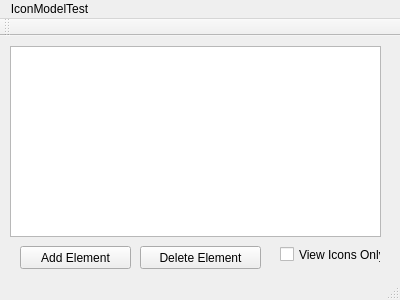
<?xml version="1.0" encoding="UTF-8"?>
<ui version="4.0">
 <class>IconModelTest</class>
 <widget class="QMainWindow" name="IconModelTest">
  <property name="geometry">
   <rect>
    <x>0</x>
    <y>0</y>
    <width>400</width>
    <height>300</height>
   </rect>
  </property>
  <property name="windowTitle">
   <string>IconModelTest</string>
  </property>
  <widget class="QWidget" name="centralWidget">
   <widget class="QLabel" name="label">
    <property name="geometry">
     <rect>
      <x>10</x>
      <y>10</y>
      <width>111</width>
      <height>16</height>
     </rect>
    </property>
    <property name="text">
     <string/>
    </property>
   </widget>
   <widget class="QPushButton" name="pushButtonAddElement">
    <property name="geometry">
     <rect>
      <x>20</x>
      <y>210</y>
      <width>111</width>
      <height>23</height>
     </rect>
    </property>
    <property name="text">
     <string>Add Element</string>
    </property>
   </widget>
   <widget class="QPushButton" name="pushButtonDeleteElement">
    <property name="geometry">
     <rect>
      <x>140</x>
      <y>210</y>
      <width>121</width>
      <height>23</height>
     </rect>
    </property>
    <property name="text">
     <string>Delete Element</string>
    </property>
   </widget>
   <widget class="QListView" name="listViewIconModel">
    <property name="geometry">
     <rect>
      <x>10</x>
      <y>10</y>
      <width>371</width>
      <height>191</height>
     </rect>
    </property>
   </widget>
   <widget class="QCheckBox" name="checkBoxViewIconsOnly">
    <property name="geometry">
     <rect>
      <x>280</x>
      <y>210</y>
      <width>101</width>
      <height>17</height>
     </rect>
    </property>
    <property name="text">
     <string>View Icons Only</string>
    </property>
   </widget>
  </widget>
  <widget class="QMenuBar" name="menuBar">
   <property name="geometry">
    <rect>
     <x>0</x>
     <y>0</y>
     <width>400</width>
     <height>21</height>
    </rect>
   </property>
   <widget class="QMenu" name="menuIconModelTest">
    <property name="title">
     <string>IconModelTest</string>
    </property>
   </widget>
   <addaction name="menuIconModelTest"/>
  </widget>
  <widget class="QToolBar" name="mainToolBar">
   <attribute name="toolBarArea">
    <enum>TopToolBarArea</enum>
   </attribute>
   <attribute name="toolBarBreak">
    <bool>false</bool>
   </attribute>
  </widget>
  <widget class="QStatusBar" name="statusBar"/>
 </widget>
 <layoutdefault spacing="6" margin="11"/>
 <resources/>
 <connections/>
</ui>
